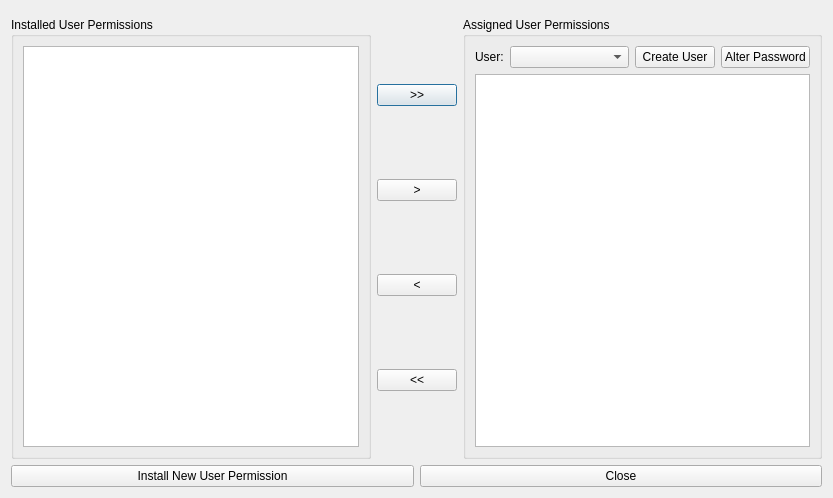
<?xml version="1.0" encoding="UTF-8"?>
<ui version="4.0">
 <class>Dialog</class>
 <widget class="QDialog" name="Dialog">
  <property name="geometry">
   <rect>
    <x>0</x>
    <y>0</y>
    <width>833</width>
    <height>498</height>
   </rect>
  </property>
  <property name="windowTitle">
   <string>Manage User Permissions</string>
  </property>
  <layout class="QGridLayout" name="gridLayout_4">
   <item row="0" column="0">
    <widget class="ConnectionWidget" name="widget" native="true"/>
   </item>
   <item row="1" column="0">
    <layout class="QGridLayout" name="gridLayout_3">
     <item row="0" column="0">
      <widget class="QGroupBox" name="groupBox">
       <property name="title">
        <string>Installed User Permissions</string>
       </property>
       <layout class="QGridLayout" name="gridLayout_2">
        <item row="0" column="0">
         <widget class="QListWidget" name="installedProfiles"/>
        </item>
       </layout>
      </widget>
     </item>
     <item row="0" column="1">
      <layout class="QVBoxLayout" name="verticalLayout">
       <item>
        <widget class="QPushButton" name="insertAllButton">
         <property name="text">
          <string>&gt;&gt;</string>
         </property>
        </widget>
       </item>
       <item>
        <widget class="QPushButton" name="insertButton">
         <property name="text">
          <string>&gt;</string>
         </property>
        </widget>
       </item>
       <item>
        <widget class="QPushButton" name="removeButton">
         <property name="text">
          <string>&lt;</string>
         </property>
        </widget>
       </item>
       <item>
        <widget class="QPushButton" name="removeAllButton">
         <property name="text">
          <string>&lt;&lt;</string>
         </property>
        </widget>
       </item>
      </layout>
     </item>
     <item row="0" column="2">
      <widget class="QGroupBox" name="groupBox_2">
       <property name="title">
        <string>Assigned User Permissions</string>
       </property>
       <layout class="QGridLayout" name="gridLayout">
        <item row="0" column="0">
         <layout class="QHBoxLayout" name="horizontalLayout">
          <item>
           <widget class="QLabel" name="label">
            <property name="text">
             <string>User:</string>
            </property>
           </widget>
          </item>
          <item>
           <widget class="QComboBox" name="comboBox">
            <property name="sizePolicy">
             <sizepolicy hsizetype="Expanding" vsizetype="Fixed">
              <horstretch>0</horstretch>
              <verstretch>0</verstretch>
             </sizepolicy>
            </property>
           </widget>
          </item>
          <item>
           <widget class="QPushButton" name="createUserButton">
            <property name="text">
             <string>Create User</string>
            </property>
           </widget>
          </item>
          <item>
           <widget class="QPushButton" name="alterPasswordButton">
            <property name="text">
             <string>Alter Password</string>
            </property>
           </widget>
          </item>
         </layout>
        </item>
        <item row="1" column="0">
         <widget class="QListWidget" name="assignedProfiles"/>
        </item>
       </layout>
      </widget>
     </item>
    </layout>
   </item>
   <item row="2" column="0">
    <layout class="QHBoxLayout" name="horizontalLayout_2">
     <item>
      <widget class="QPushButton" name="installProfile">
       <property name="text">
        <string>Install New User Permission</string>
       </property>
      </widget>
     </item>
     <item>
      <widget class="QPushButton" name="closeButton">
       <property name="text">
        <string>Close</string>
       </property>
      </widget>
     </item>
    </layout>
   </item>
  </layout>
 </widget>
 <customwidgets>
  <customwidget>
   <class>ConnectionWidget</class>
   <extends>QWidget</extends>
   <header>DsgTools.CustomWidgets.connectionWidget.h</header>
   <container>1</container>
  </customwidget>
 </customwidgets>
 <resources/>
 <connections/>
</ui>
